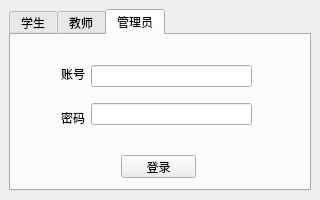
<?xml version="1.0" encoding="UTF-8"?>
<ui version="4.0">
 <class>UILogin</class>
 <widget class="QMainWindow" name="UILogin">
  <property name="geometry">
   <rect>
    <x>0</x>
    <y>0</y>
    <width>320</width>
    <height>200</height>
   </rect>
  </property>
  <property name="windowTitle">
   <string>教务选课系统-登录界面</string>
  </property>
  <widget class="QWidget" name="centralwidget">
   <layout class="QGridLayout" name="gridLayout">
    <item row="0" column="0">
     <widget class="QTabWidget" name="tabWidget">
      <property name="currentIndex">
       <number>2</number>
      </property>
      <widget class="QWidget" name="student">
       <attribute name="title">
        <string>学生</string>
       </attribute>
       <widget class="QPushButton" name="buttonLoginStu">
        <property name="geometry">
         <rect>
          <x>110</x>
          <y>120</y>
          <width>75</width>
          <height>23</height>
         </rect>
        </property>
        <property name="text">
         <string>登录</string>
        </property>
       </widget>
       <widget class="QWidget" name="layoutWidget">
        <property name="geometry">
         <rect>
          <x>50</x>
          <y>20</y>
          <width>191</width>
          <height>81</height>
         </rect>
        </property>
        <layout class="QHBoxLayout" name="horizontalLayoutStu">
         <item>
          <layout class="QVBoxLayout" name="verticalLayoutMsgStu">
           <item>
            <widget class="QLabel" name="acMsgStu">
             <property name="text">
              <string>账号</string>
             </property>
            </widget>
           </item>
           <item>
            <widget class="QLabel" name="pwdMsgStu">
             <property name="text">
              <string>密码</string>
             </property>
            </widget>
           </item>
          </layout>
         </item>
         <item>
          <layout class="QVBoxLayout" name="verticalLayoutStu">
           <item>
            <widget class="QLineEdit" name="acStu"/>
           </item>
           <item>
            <widget class="QLineEdit" name="pwdStu"/>
           </item>
          </layout>
         </item>
        </layout>
       </widget>
      </widget>
      <widget class="QWidget" name="teacher">
       <attribute name="title">
        <string>教师</string>
       </attribute>
       <widget class="QWidget" name="layoutWidget">
        <property name="geometry">
         <rect>
          <x>50</x>
          <y>20</y>
          <width>191</width>
          <height>81</height>
         </rect>
        </property>
        <layout class="QHBoxLayout" name="horizontalLayoutTea">
         <item>
          <layout class="QVBoxLayout" name="verticalLayoutMsgTea">
           <item>
            <widget class="QLabel" name="acMsgTea">
             <property name="text">
              <string>账号</string>
             </property>
            </widget>
           </item>
           <item>
            <widget class="QLabel" name="pwdMsgTea">
             <property name="text">
              <string>密码</string>
             </property>
            </widget>
           </item>
          </layout>
         </item>
         <item>
          <layout class="QVBoxLayout" name="verticalLayoutTea">
           <item>
            <widget class="QLineEdit" name="acTea"/>
           </item>
           <item>
            <widget class="QLineEdit" name="pwdTea"/>
           </item>
          </layout>
         </item>
        </layout>
       </widget>
       <widget class="QPushButton" name="buttonLoginTea">
        <property name="geometry">
         <rect>
          <x>110</x>
          <y>120</y>
          <width>75</width>
          <height>23</height>
         </rect>
        </property>
        <property name="text">
         <string>登录</string>
        </property>
       </widget>
      </widget>
      <widget class="QWidget" name="admin">
       <attribute name="title">
        <string>管理员</string>
       </attribute>
       <widget class="QWidget" name="layoutWidget_2">
        <property name="geometry">
         <rect>
          <x>50</x>
          <y>20</y>
          <width>191</width>
          <height>81</height>
         </rect>
        </property>
        <layout class="QHBoxLayout" name="horizontalLayoutAdm">
         <item>
          <layout class="QVBoxLayout" name="verticalLayoutMsgAdm">
           <item>
            <widget class="QLabel" name="acMsgAdm">
             <property name="text">
              <string>账号</string>
             </property>
            </widget>
           </item>
           <item>
            <widget class="QLabel" name="pwdMsgAdm">
             <property name="text">
              <string>密码</string>
             </property>
            </widget>
           </item>
          </layout>
         </item>
         <item>
          <layout class="QVBoxLayout" name="verticalLayoutAdm">
           <item>
            <widget class="QLineEdit" name="acAdm"/>
           </item>
           <item>
            <widget class="QLineEdit" name="pwdAdm"/>
           </item>
          </layout>
         </item>
        </layout>
       </widget>
       <widget class="QPushButton" name="buttonLoginAdm">
        <property name="geometry">
         <rect>
          <x>110</x>
          <y>120</y>
          <width>75</width>
          <height>23</height>
         </rect>
        </property>
        <property name="text">
         <string>登录</string>
        </property>
       </widget>
      </widget>
     </widget>
    </item>
   </layout>
  </widget>
 </widget>
 <resources/>
 <connections/>
</ui>
